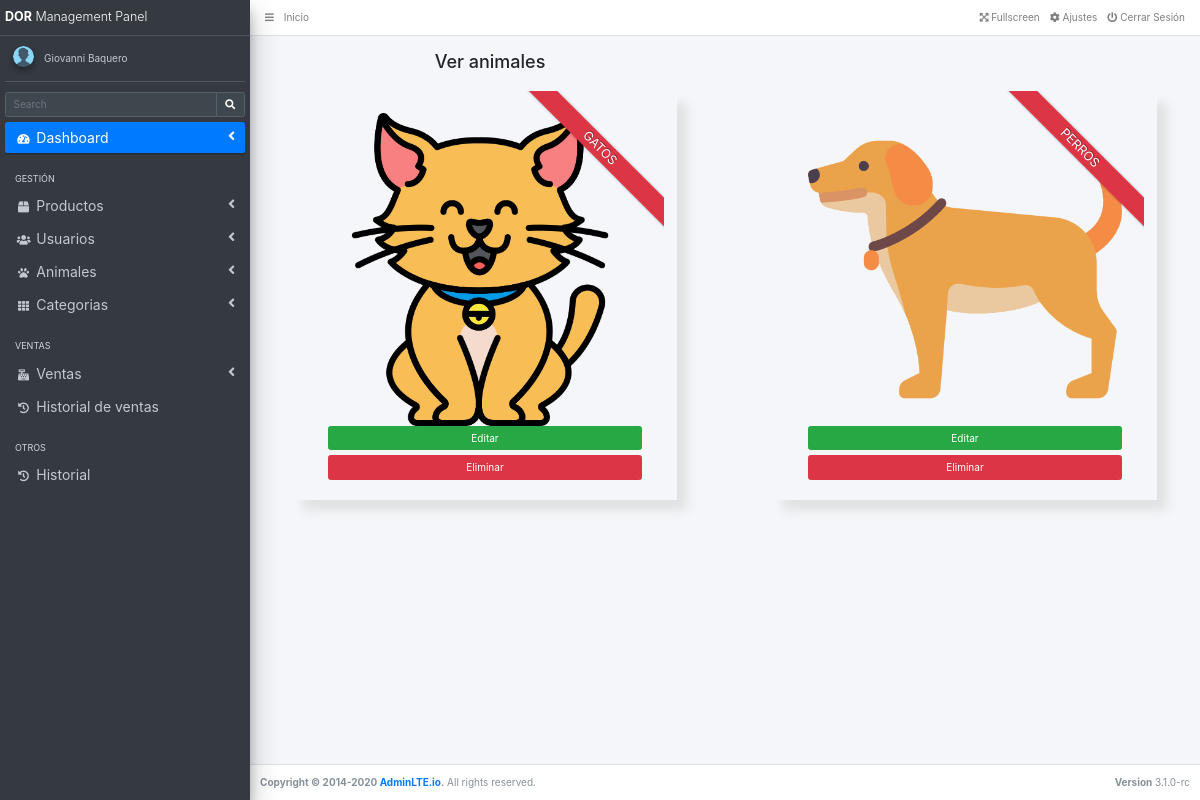
/Administracion/vertodos.php?categoria=animales (signed in), run on the app's committed database.
### tables this page shows
CREATE TABLE `usuarios` (
  `idUsuario` int(10) NOT NULL,
  `nombreUsuario` varchar(50) NOT NULL,
  `correoUsuario` varchar(50) NOT NULL,
  `telefonoUsuario` bigint(10) NOT NULL,
  `passUsuario` varchar(60) NOT NULL,
  `rolUsuario` int(1) NOT NULL
);

CREATE TABLE `animales` (
  `id` int(10) NOT NULL,
  `nombre` varchar(20) NOT NULL,
  `img` varchar(100) NOT NULL
);

### Administracion/vertodos.php (the view, shortened to what this page needs)
<!DOCTYPE html>
<html lang="en">
<head>
  <title>AdminDOR Plus | Ver <?php extract($_GET);
                              echo $_GET['categoria']; ?></title>
  <?php
  include('php/head.php');
  ?>
</head>
<body class="hold-transition sidebar-mini">
  <div class="wrapper">
    <?php
    include('templates/navbar.php');
    include('templates/aside.php');
    ?>
    <div class="content-wrapper">
      <section class="content-header">
        <div class="container-fluid">
          <div class="row mb-2">
            <div class="col-sm-6">
              <h1>Ver <?php echo $_GET['categoria']; ?></h1>
            </div>
          </div>
        </div>
      </section>
      <section class="content d-grid-2">
        <?php
        if ($_GET['categoria'] == "categorias" || $_GET['categoria'] == "productos" || $_GET['categoria'] == "animales") {
        ?>
          <?php
          include('../conexion.php');
          $categoria = $_GET['categoria'];
          $query = "SELECT * FROM $categoria";
          $result = mysqli_query($conexiondb, $query);
          while ($row = mysqli_fetch_array($result)) {
          ?>
            <div class="col-sm-10 b-2 centrar">
              <div class="position-relative padding" style="min-height: 180px;">
                <img src="img/<?php echo $row['img'] ?>" alt="Photo 3" class="img-fluid">
                <div class="ribbon-wrapper ribbon-xl">
                  <div class="ribbon bg-danger text-lg">
                    <?php echo $row['nombre'] ?>
                  </div>
                </div>
                <a href="editar.php?editar=<?php echo $categoria ?>&id=<?php echo $row['id'] ?>" class="btn btn-block btn-success btn-xs">Editar</a>
                <a href="#" data-id="<?php echo $row['id'] ?>" data-table="<?php echo $categoria ?>" class="btn btn-block btn-danger btn-xs borrar_registro">Eliminar</a>
              </div>
            </div>
          <?php } ?>
        <?php } ?>
      </section>
    </div>
    <?php
    include('templates/footer.php');
    ?>
  </div>
</body>
</html>

### Administracion/templates/aside.php (shortened to what this page needs)
<aside class="main-sidebar sidebar-dark-primary elevation-4">
    <a href="indexadmin.php" class="brand-link">
    <span class="logo-mini"><b>DOR</b></span>
      <span class="brand-text font-weight-light">Management Panel</span>
    </a>
    <div class="sidebar">
      <div class="user-panel mt-3 pb-3 mb-3 d-flex">
        <div class="image">
          <img src="img/user.png" class="img-circle elevation-2" alt="User Image">
        </div>
        <?php
          include('../conexion.php');
          $id = $_SESSION['id'];
          $query = "SELECT nombreUsuario FROM usuarios WHERE idUsuario = '$id'";
          $result = mysqli_query($conexiondb, $query);
          while($row = mysqli_fetch_array($result)){
        ?>
        <div class="info">
          <a href="perfiladm.php" class="d-block"><?php  echo $row['nombreUsuario'] ?></a>
        </div>
        <?php } ?>
      </div>
      <div class="form-inline">
        <div class="input-group" data-widget="sidebar-search">
          <input class="form-control form-control-sidebar" type="search" placeholder="Search" aria-label="Search">
          <div class="input-group-append">
            <button class="btn btn-sidebar">
              <i class="fas fa-search fa-fw"></i>
            </button>
          </div>
        </div>
      </div>
      <nav class="mt-2">
        <ul class="nav nav-pills nav-sidebar flex-column" data-widget="treeview" role="menu" data-accordion="false">
          <li class="nav-item">
            <a href="indexadmin.php" class="nav-link active">
              <i class="nav-icon fas fa-tachometer-alt"></i>
              <p>
                Dashboard
                <i class="right fas fa-angle-left"></i>
              </p>
            </a>
          </li>
          <li class="nav-header">GESTIÓN</li>
          <li class="nav-item">
            <a href="#" class="nav-link">
              <i class="nav-icon fas fa-box"></i>
              <p>
                Productos
                <i class="fas fa-angle-left right"></i>
              </p>
            </a>
          </li>
          <li class="nav-item">
            <a href="#" class="nav-link">
              <i class="nav-icon fas fa-users"></i>
              <p>
                Usuarios
                <i class="fas fa-angle-left right"></i>
              </p>
            </a>
          </li>
          <li class="nav-item">
            <a href="#" class="nav-link">
              <i class="nav-icon fas fa-paw"></i>
              <p>
                Animales
                <i class="fas fa-angle-left right"></i>
              </p>
            </a>
          </li>
          <li class="nav-item">
            <a href="#" class="nav-link">
              <i class="nav-icon fa fa-th"></i>
              <p>
                Categorias
                <i class="fas fa-angle-left right"></i>
              </p>
            </a>
          </li>
          <li class="nav-header">VENTAS</li>
          <li class="nav-item">
            <a href="#" class="nav-link">
              <i class="nav-icon fas fa-cash-register"></i>
              <p>
                Ventas
                <i class="fas fa-angle-left right"></i>
              </p>
            </a>
          </li>
          <li class="nav-item">
            <a href="histoventas.php" class="nav-link">
              <i class="nav-icon fas fa-history""></i>
              <p>
                Historial de ventas
              </p>
            </a>
          </li>
          <li class="nav-header">OTROS</li>
          <li class="nav-item">
            <a href="historial.php" class="nav-link">
              <i class="nav-icon fas fa-history""></i>
              <p>
                Historial
              </p>
            </a>
          </li>
        </ul>
      </nav>
    </div>
  </aside>

### Administracion/css/styles.css (style rules this page uses)
@media (min-width: 768px) { .d-grid-2 { display: grid; grid-template-columns: repeat(2, 1fr); gap: 2rem; } }
.b-2 { box-shadow: 1rem 1rem 1rem #e1e1e1; }
.centrar { margin: 0 auto; }
.padding { padding: 2rem; }

### build/css/app.css (style rules this page uses)
html { font-size: 62.5%; box-sizing: border-box; }
*, *:before, *:after { box-sizing: inherit; }
body { font-family: "Merienda", cursive; font-size: 1.6rem; margin: 0; }
p { font-size: 2rem; }
a { text-decoration: none; }
img { max-width: 100%; }
h1, h2, h3 { margin: 0; font-family: "Merienda", cursive; }
h1 { font-size: 4rem; }
.row { display: -ms-flexbox; display: flex; -ms-flex-wrap: wrap; flex-wrap: wrap; margin: 0 -16px; }
ul { padding-left: 1rem; }
p { font-size: 1.4rem; }
h1 { text-align: center; }

### data on the page
usuarios: nombreUsuario "Giovanni Baquero"
animales: img (picture), nombre "GATOS"
animales: img (picture), nombre "PERROS"

### other printed values
$_GET['categoria'] "animales"
